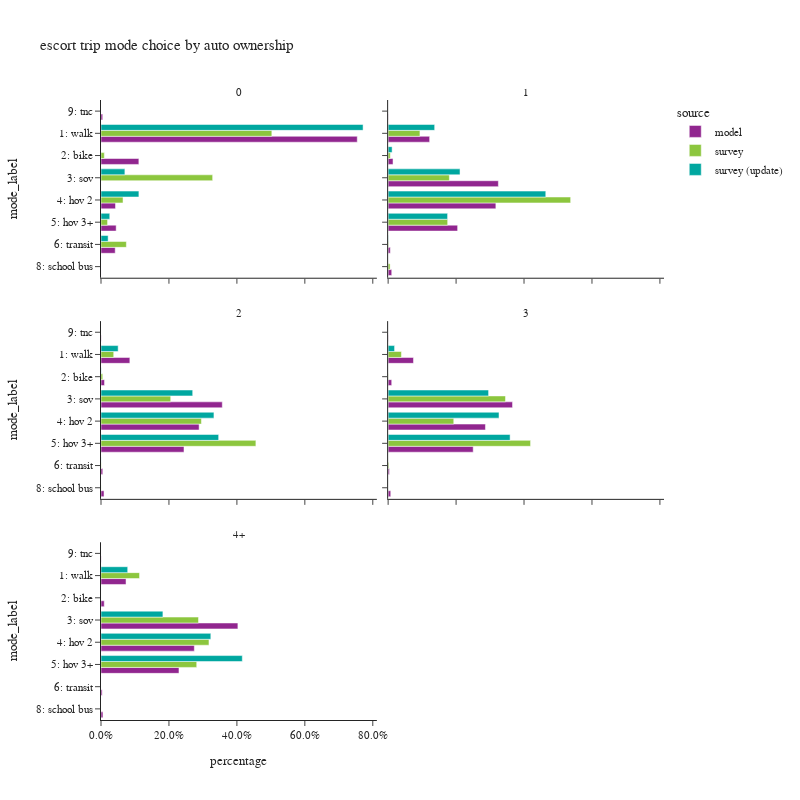

Notebook source saved alongside this figure:
### Code cell
plot_mode_choice(es_trip.loc[es_trip['auto_ownership_4+']!="-1"],
                 "auto_ownership_4+",
                 {"auto_ownership_4+":["0","1","2","3","4+"],
                  "mode_label":["1: walk","2: bike","3: sov","4: hov 2","5: hov 3+","6: transit",
                                   "8: school bus","9: other–survey only"]},
                 "auto ownership",2,800)

### Figure 1 — Plotly figure (JSON) as saved in the notebook; plotly's stock layout.template omitted (floating-point values rounded to 4 significant figures)
{"data": [{"alignmentgroup": "True", "customdata": [[31785], [4696], [1800], [1880], [1763], [5], [212]], "hovertemplate": "source=model<br>auto_ownership_4+=0<br>percentage=%{x}<br>mode_label=%{y}<br>sample count=%{customdata[0]}<extra></extra>", "legendgroup": "model", "marker": {"color": "#91268F", "pattern": {"shape": ""}}, "name": "model", "offsetgroup": "model", "orientation": "h", "showlegend": true, "textposition": "auto", "type": "bar", "x": [0.7543, 0.1114, 0.04271, 0.04461, 0.04184, 0.0001186, 0.005031], "xaxis": "x5", "y": ["1: walk", "2: bike", "4: hov 2", "5: hov 3+", "6: transit", "8: school bus", "9: tnc"], "yaxis": "y5"}, {"alignmentgroup": "True", "customdata": [[38509], [4541], [102280], [99966], [64482], [2012], [3329], [121]], "hovertemplate": "source=model<br>auto_ownership_4+=1<br>percentage=%{x}<br>mode_label=%{y}<br>sample count=%{customdata[0]}<extra></extra>", "legendgroup": "model", "marker": {"color": "#91268F", "pattern": {"shape": ""}}, "name": "model", "offsetgroup": "model", "orientation": "h", "showlegend": false, "textposition": "auto", "type": "bar", "x": [0.1222, 0.0144, 0.3245, 0.3171, 0.2045, 0.006382, 0.01056, 0.0003838], "xaxis": "x6", "y": ["1: walk", "2: bike", "3: sov", "4: hov 2", "5: hov 3+", "6: transit", "8: school bus", "9: tnc"], "yaxis": "y6"}, {"alignmentgroup": "True", "customdata": [[63972], [7836], [268969], [217574], [184045], [3897], [6702], [415]], "hovertemplate": "source=model<br>auto_ownership_4+=2<br>percentage=%{x}<br>mode_label=%{y}<br>sample count=%{customdata[0]}<extra></extra>", "legendgroup": "model", "marker": {"color": "#91268F", "pattern": {"shape": ""}}, "name": "model", "offsetgroup": "model", "orientation": "h", "showlegend": false, "textposition": "auto", "type": "bar", "x": [0.08491, 0.0104, 0.357, 0.2888, 0.2443, 0.005172, 0.008896, 0.0005508], "xaxis": "x3", "y": ["1: walk", "2: bike", "3: sov", "4: hov 2", "5: hov 3+", "6: transit", "8: school bus", "9: tnc"], "yaxis": "y3"}, {"alignmentgroup": "True", "customdata": [[29508], [4166], [144890], [113331], [99084], [1481], [3045], [182]], "hovertemplate": "source=model<br>auto_ownership_4+=3<br>percentage=%{x}<br>mode_label=%{y}<br>sample count=%{customdata[0]}<extra></extra>", "legendgroup": "model", "marker": {"color": "#91268F", "pattern": {"shape": ""}}, "name": "model", "offsetgroup": "model", "orientation": "h", "showlegend": false, "textposition": "auto", "type": "bar", "x": [0.07457, 0.01053, 0.3662, 0.2864, 0.2504, 0.003743, 0.007695, 0.00046], "xaxis": "x4", "y": ["1: walk", "2: bike", "3: sov", "4: hov 2", "5: hov 3+", "6: transit", "8: school bus", "9: tnc"], "yaxis": "y4"}, {"alignmentgroup": "True", "customdata": [[17690], [2301], [96797], [65994], [55137], [829], [1383], [110]], "hovertemplate": "source=model<br>auto_ownership_4+=4+<br>percentage=%{x}<br>mode_label=%{y}<br>sample count=%{customdata[0]}<extra></extra>", "legendgroup": "model", "marker": {"color": "#91268F", "pattern": {"shape": ""}}, "name": "model", "offsetgroup": "model", "orientation": "h", "showlegend": false, "textposition": "auto", "type": "bar", "x": [0.07363, 0.009578, 0.4029, 0.2747, 0.2295, 0.003451, 0.005757, 0.0004579], "xaxis": "x", "y": ["1: walk", "2: bike", "3: sov", "4: hov 2", "5: hov 3+", "6: transit", "8: school bus", "9: tnc"], "yaxis": "y"}, {"alignmentgroup": "True", "customdata": [[15], [1], [2], [2], [1], [1]], "hovertemplate": "source=survey<br>auto_ownership_4+=0<br>percentage=%{x}<br>mode_label=%{y}<br>sample count=%{customdata[0]}<extra></extra>", "legendgroup": "survey", "marker": {"color": "#8CC63E", "pattern": {"shape": ""}}, "name": "survey", "offsetgroup": "survey", "orientation": "h", "showlegend": true, "textposition": "auto", "type": "bar", "x": [0.5028, 0.009732, 0.3286, 0.06483, 0.0193, 0.07466], "xaxis": "x5", "y": ["1: walk", "2: bike", "3: sov", "4: hov 2", "5: hov 3+", "6: transit"], "yaxis": "y5"}, {"alignmentgroup": "True", "customdata": [[82], [23], [144], [186], [125], [4], [3]], "hovertemplate": "source=survey<br>auto_ownership_4+=1<br>percentage=%{x}<br>mode_label=%{y}<br>sample count=%{customdata[0]}<extra></extra>", "legendgroup": "survey", "marker": {"color": "#8CC63E", "pattern": {"shape": ""}}, "name": "survey", "offsetgroup": "survey", "orientation": "h", "showlegend": false, "textposition": "auto", "type": "bar", "x": [0.09362, 0.006446, 0.1803, 0.5372, 0.1753, 0.00138, 0.005804], "xaxis": "x6", "y": ["1: walk", "2: bike", "3: sov", "4: hov 2", "5: hov 3+", "6: transit", "8: school bus"], "yaxis": "y6"}, {"alignmentgroup": "True", "customdata": [[45], [7], [179], [288], [268], [2], [1]], "hovertemplate": "source=survey<br>auto_ownership_4+=2<br>percentage=%{x}<br>mode_label=%{y}<br>sample count=%{customdata[0]}<extra></extra>", "legendgroup": "survey", "marker": {"color": "#8CC63E", "pattern": {"shape": ""}}, "name": "survey", "offsetgroup": "survey", "orientation": "h", "showlegend": false, "textposition": "auto", "type": "bar", "x": [0.03742, 0.00511, 0.2052, 0.2956, 0.4559, 0.0006449, 0.0001903], "xaxis": "x3", "y": ["1: walk", "2: bike", "3: sov", "4: hov 2", "5: hov 3+", "6: transit", "8: school bus"], "yaxis": "y3"}, {"alignmentgroup": "True", "customdata": [[5], [1], [57], [50], [50], [1]], "hovertemplate": "source=survey<br>auto_ownership_4+=3<br>percentage=%{x}<br>mode_label=%{y}<br>sample count=%{customdata[0]}<extra></extra>", "legendgroup": "survey", "marker": {"color": "#8CC63E", "pattern": {"shape": ""}}, "name": "survey", "offsetgroup": "survey", "orientation": "h", "showlegend": false, "textposition": "auto", "type": "bar", "x": [0.0391, 0.0007388, 0.3454, 0.1932, 0.4193, 0.002306], "xaxis": "x4", "y": ["1: walk", "2: bike", "3: sov", "4: hov 2", "5: hov 3+", "6: transit"], "yaxis": "y4"}, {"alignmentgroup": "True", "customdata": [[4], [22], [19], [16]], "hovertemplate": "source=survey<br>auto_ownership_4+=4+<br>percentage=%{x}<br>mode_label=%{y}<br>sample count=%{customdata[0]}<extra></extra>", "legendgroup": "survey", "marker": {"color": "#8CC63E", "pattern": {"shape": ""}}, "name": "survey", "offsetgroup": "survey", "orientation": "h", "showlegend": false, "textposition": "auto", "type": "bar", "x": [0.1134, 0.287, 0.3178, 0.2817], "xaxis": "x", "y": ["1: walk", "3: sov", "4: hov 2", "5: hov 3+"], "yaxis": "y"}, {"alignmentgroup": "True", "customdata": [[13], [2], [2], [1], [1]], "hovertemplate": "source=survey (update)<br>auto_ownership_4+=0<br>percentage=%{x}<br>mode_label=%{y}<br>sample count=%{customdata[0]}<extra></extra>", "legendgroup": "survey (update)", "marker": {"color": "#00A7A0", "pattern": {"shape": ""}}, "name": "survey (update)", "offsetgroup": "survey (update)", "orientation": "h", "showlegend": true, "textposition": "auto", "type": "bar", "x": [0.7714, 0.07031, 0.1115, 0.02576, 0.02098], "xaxis": "x5", "y": ["1: walk", "3: sov", "4: hov 2", "5: hov 3+", "6: transit"], "yaxis": "y5"}, {"alignmentgroup": "True", "customdata": [[78], [18], [131], [176], [112], [2]], "hovertemplate": "source=survey (update)<br>auto_ownership_4+=1<br>percentage=%{x}<br>mode_label=%{y}<br>sample count=%{customdata[0]}<extra></extra>", "legendgroup": "survey (update)", "marker": {"color": "#00A7A0", "pattern": {"shape": ""}}, "name": "survey (update)", "offsetgroup": "survey (update)", "orientation": "h", "showlegend": false, "textposition": "auto", "type": "bar", "x": [0.137, 0.0117, 0.2116, 0.464, 0.175, 0.0006915], "xaxis": "x6", "y": ["1: walk", "2: bike", "3: sov", "4: hov 2", "5: hov 3+", "6: transit"], "yaxis": "y6"}, {"alignmentgroup": "True", "customdata": [[40], [6], [161], [271], [238], [2]], "hovertemplate": "source=survey (update)<br>auto_ownership_4+=2<br>percentage=%{x}<br>mode_label=%{y}<br>sample count=%{customdata[0]}<extra></extra>", "legendgroup": "survey (update)", "marker": {"color": "#00A7A0", "pattern": {"shape": ""}}, "name": "survey (update)", "offsetgroup": "survey (update)", "orientation": "h", "showlegend": false, "textposition": "auto", "type": "bar", "x": [0.05047, 0.0006017, 0.2699, 0.3324, 0.3463, 0.0002907], "xaxis": "x3", "y": ["1: walk", "2: bike", "3: sov", "4: hov 2", "5: hov 3+", "6: transit"], "yaxis": "y3"}, {"alignmentgroup": "True", "customdata": [[5], [53], [44], [46]], "hovertemplate": "source=survey (update)<br>auto_ownership_4+=3<br>percentage=%{x}<br>mode_label=%{y}<br>sample count=%{customdata[0]}<extra></extra>", "legendgroup": "survey (update)", "marker": {"color": "#00A7A0", "pattern": {"shape": ""}}, "name": "survey (update)", "offsetgroup": "survey (update)", "orientation": "h", "showlegend": false, "textposition": "auto", "type": "bar", "x": [0.01895, 0.2957, 0.3264, 0.359], "xaxis": "x4", "y": ["1: walk", "3: sov", "4: hov 2", "5: hov 3+"], "yaxis": "y4"}, {"alignmentgroup": "True", "customdata": [[2], [11], [17], [16]], "hovertemplate": "source=survey (update)<br>auto_ownership_4+=4+<br>percentage=%{x}<br>mode_label=%{y}<br>sample count=%{customdata[0]}<extra></extra>", "legendgroup": "survey (update)", "marker": {"color": "#00A7A0", "pattern": {"shape": ""}}, "name": "survey (update)", "offsetgroup": "survey (update)", "orientation": "h", "showlegend": false, "textposition": "auto", "type": "bar", "x": [0.07858, 0.1822, 0.3233, 0.4159], "xaxis": "x", "y": ["1: walk", "3: sov", "4: hov 2", "5: hov 3+"], "yaxis": "y"}], "layout": {"annotations": [{"font": {}, "showarrow": false, "text": "4+", "x": 0.245, "xanchor": "center", "xref": "paper", "y": 0.2867, "yanchor": "bottom", "yref": "paper"}, {"font": {}, "showarrow": false, "text": "2", "x": 0.245, "xanchor": "center", "xref": "paper", "y": 0.6433, "yanchor": "bottom", "yref": "paper"}, {"font": {}, "showarrow": false, "text": "3", "x": 0.755, "xanchor": "center", "xref": "paper", "y": 0.6433, "yanchor": "bottom", "yref": "paper"}, {"font": {}, "showarrow": false, "text": "0", "x": 0.245, "xanchor": "center", "xref": "paper", "y": 1.0, "yanchor": "bottom", "yref": "paper"}, {"font": {}, "showarrow": false, "text": "1", "x": 0.755, "xanchor": "center", "xref": "paper", "y": 1.0, "yanchor": "bottom", "yref": "paper"}], "barmode": "group", "height": 800, "legend": {"title": {"text": "source"}, "tracegroupgap": 0}, "title": {"text": "escort trip mode choice by auto ownership"}, "width": 800, "xaxis": {"anchor": "y", "domain": [0.0, 0.49], "tickformat": ".1%", "title": {"text": "percentage"}}, "xaxis2": {"anchor": "y2", "domain": [0.51, 1.0], "matches": "x", "tickformat": ".1%", "title": {"text": "percentage"}}, "xaxis3": {"anchor": "y3", "domain": [0.0, 0.49], "matches": "x", "showticklabels": false, "tickformat": ".1%"}, "xaxis4": {"anchor": "y4", "domain": [0.51, 1.0], "matches": "x", "showticklabels": false, "tickformat": ".1%"}, "xaxis5": {"anchor": "y5", "domain": [0.0, 0.49], "matches": "x", "showticklabels": false, "tickformat": ".1%"}, "xaxis6": {"anchor": "y6", "domain": [0.51, 1.0], "matches": "x", "showticklabels": false, "tickformat": ".1%"}, "yaxis": {"anchor": "x", "categoryarray": ["9: other–survey only", "8: school bus", "6: transit", "5: hov 3+", "4: hov 2", "3: sov", "2: bike", "1: walk"], "categoryorder": "array", "domain": [0.0, 0.2867], "title": {"text": "mode_label"}}, "yaxis2": {"anchor": "x2", "domain": [0.0, 0.2867], "matches": "y", "showticklabels": false}, "yaxis3": {"anchor": "x3", "categoryarray": ["9: other–survey only", "8: school bus", "6: transit", "5: hov 3+", "4: hov 2", "3: sov", "2: bike", "1: walk"], "categoryorder": "array", "domain": [0.3567, 0.6433], "matches": "y", "title": {"text": "mode_label"}}, "yaxis4": {"anchor": "x4", "domain": [0.3567, 0.6433], "matches": "y", "showticklabels": false}, "yaxis5": {"anchor": "x5", "categoryarray": ["9: other–survey only", "8: school bus", "6: transit", "5: hov 3+", "4: hov 2", "3: sov", "2: bike", "1: walk"], "categoryorder": "array", "domain": [0.7133, 1.0], "matches": "y", "title": {"text": "mode_label"}}, "yaxis6": {"anchor": "x6", "domain": [0.7133, 1.0], "matches": "y", "showticklabels": false}}}
